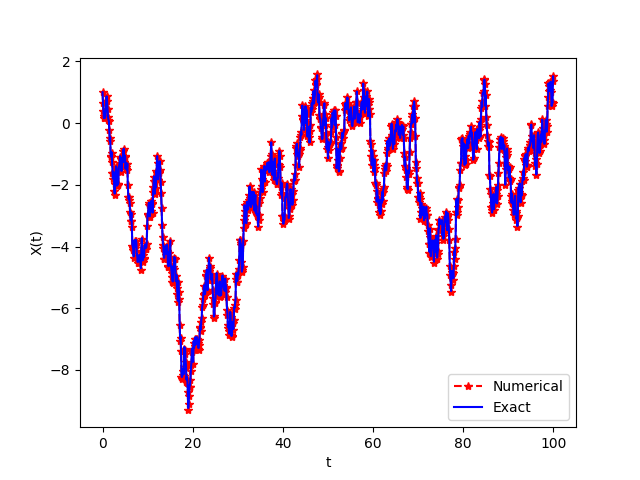

Write Python code to recreate this figure.
#To solve SDE dX = -(1/\tau)*X(t)dt + sqrt(c)*dW(t)

import numpy as np
import matplotlib.pyplot as plt
import os

#Parameters
tau     = 10                #Relaxation time
T       = 10*tau
c       = 1                 #Diffusion Constant
X0      = 1
N       = 1000
dt      = T/N
#Generate Brownian path
rng     = np.random.default_rng(seed=10)
dW      = np.sqrt(dt)*rng.standard_normal(N)
W       = np.concatenate([[0.0],np.cumsum(dW)])

#Integrate over the path
X = np.zeros(N+1)
X[0]=X0
for i in range(N):
    X[i+1]=X[i]-(X[i]/tau)*dt+np.sqrt(c)*dW[i] 

#Calculate analytic solution
t       = np.linspace(0,T,N+1)
I       = np.concatenate([[0.0], np.cumsum(np.exp(t[:-1]/tau)*dW)])   # \int e^{s/τ} dW
Xtrue   = np.exp(-t/tau)*(X0+np.sqrt(c)*I)
# t_em    = np.linspace(0,1,N_em+1)

#Plot
plt.plot(t, X, 'r--*', label = "Numerical")
plt.plot(t, Xtrue, 'b', label="Exact")
plt.xlabel("t")
plt.ylabel("X(t)")
plt.legend()
script_dir  = os.path.dirname(os.path.abspath(__file__))
filename    = os.path.join(script_dir,"ou_process.png")
plt.savefig(filename)
